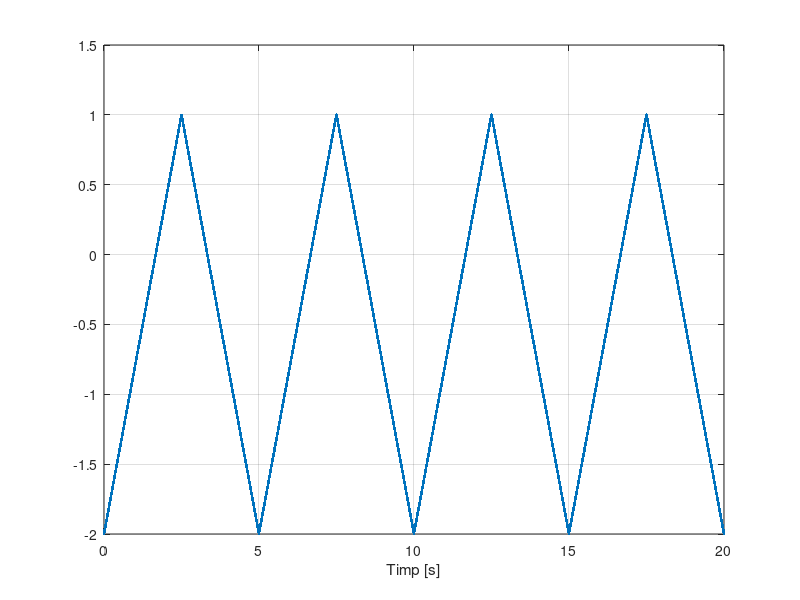

Recreate this plot in MATLAB.
perioada = 5;
rezolutie = 0.002;
max=1;
min=-2;

t_max = 20;

t=0:rezolutie:t_max;

contor = 2;
rez_semnal = (max-min)/((perioada/rezolutie)/2); 

y(1)=-2;
while contor <= t_max/rezolutie + 1
    if mod(t(contor), perioada) < perioada/2
        y(contor) = y(contor-1)+rez_semnal;
    end
    
    if mod(t(contor), perioada) == perioada/2
        y(contor) = 1;
    end
        
    if mod(t(contor), perioada) > perioada/2
        y(contor) = y(contor-1)-rez_semnal;
    end
    
    contor=contor+1;
end

plot(t,y, '.-'), xlabel('Timp [s]'), grid